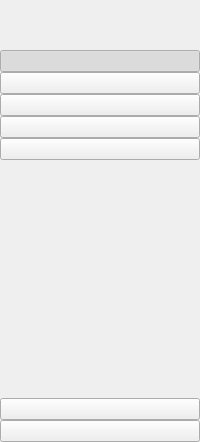
     <widget class="QWidget" name="icon_menu_widget" native="true">
      <layout class="QVBoxLayout" name="verticalLayout_3">
       <property name="spacing">
        <number>0</number>
       </property>
       <property name="leftMargin">
        <number>0</number>
       </property>
       <property name="topMargin">
        <number>0</number>
       </property>
       <property name="rightMargin">
        <number>0</number>
       </property>
       <property name="bottomMargin">
        <number>0</number>
       </property>
       <item>
        <layout class="QHBoxLayout" name="horizontalLayout_3">
         <property name="spacing">
          <number>0</number>
         </property>
         <item>
          <widget class="QLabel" name="logo">
           <property name="minimumSize">
            <size>
             <width>50</width>
             <height>50</height>
            </size>
           </property>
           <property name="maximumSize">
            <size>
             <width>50</width>
             <height>50</height>
            </size>
           </property>
           <property name="text">
            <string/>
           </property>
           <property name="pixmap">
            <pixmap resource="resource.qrc">:/Icons/Icons/toyota-car-logo-6961.png</pixmap>
           </property>
           <property name="scaledContents">
            <bool>true</bool>
           </property>
           <property name="alignment">
            <set>Qt::AlignLeading|Qt::AlignLeft|Qt::AlignTop</set>
           </property>
          </widget>
         </item>
        </layout>
       </item>
       <item>
        <layout class="QVBoxLayout" name="verticalLayout">
         <property name="spacing">
          <number>0</number>
         </property>
         <item>
          <widget class="QPushButton" name="home_btn">
           <property name="styleSheet">
            <string notr="true"/>
           </property>
           <property name="text">
            <string/>
           </property>
           <property name="icon">
            <iconset resource="resource.qrc">
             <normaloff>:/Icons/Icons/home.png</normaloff>:/Icons/Icons/home.png</iconset>
           </property>
           <property name="iconSize">
            <size>
             <width>20</width>
             <height>20</height>
            </size>
           </property>
           <property name="checkable">
            <bool>true</bool>
           </property>
           <property name="checked">
            <bool>true</bool>
           </property>
           <property name="autoExclusive">
            <bool>true</bool>
           </property>
          </widget>
         </item>
         <item>
          <widget class="QPushButton" name="saved_btn">
           <property name="text">
            <string/>
           </property>
           <property name="icon">
            <iconset resource="resource.qrc">
             <normaloff>:/Icons/Icons/following.png</normaloff>:/Icons/Icons/following.png</iconset>
           </property>
           <property name="iconSize">
            <size>
             <width>20</width>
             <height>20</height>
            </size>
           </property>
           <property name="checkable">
            <bool>true</bool>
           </property>
           <property name="autoExclusive">
            <bool>true</bool>
           </property>
          </widget>
         </item>
         <item>
          <widget class="QPushButton" name="profile_btn">
           <property name="text">
            <string/>
           </property>
           <property name="icon">
            <iconset resource="resource.qrc">
             <normaloff>:/Icons/Icons/user.png</normaloff>:/Icons/Icons/user.png</iconset>
           </property>
           <property name="iconSize">
            <size>
             <width>20</width>
             <height>20</height>
            </size>
           </property>
           <property name="checkable">
            <bool>true</bool>
           </property>
           <property name="autoExclusive">
            <bool>true</bool>
           </property>
          </widget>
         </item>
         <item>
          <widget class="QPushButton" name="support_btn">
           <property name="text">
            <string/>
           </property>
           <property name="icon">
            <iconset resource="resource.qrc">
             <normaloff>:/Icons/Icons/iconmonstr-delivery-8.svg</normaloff>:/Icons/Icons/iconmonstr-delivery-8.svg</iconset>
           </property>
           <property name="iconSize">
            <size>
             <width>20</width>
             <height>20</height>
            </size>
           </property>
           <property name="checkable">
            <bool>true</bool>
           </property>
           <property name="autoExclusive">
            <bool>true</bool>
           </property>
          </widget>
         </item>
         <item>
          <widget class="QPushButton" name="about_btn">
           <property name="text">
            <string/>
           </property>
           <property name="icon">
            <iconset resource="resource.qrc">
             <normaloff>:/Icons/Icons/info.png</normaloff>:/Icons/Icons/info.png</iconset>
           </property>
           <property name="iconSize">
            <size>
             <width>20</width>
             <height>20</height>
            </size>
           </property>
           <property name="checkable">
            <bool>true</bool>
           </property>
           <property name="autoExclusive">
            <bool>true</bool>
           </property>
          </widget>
         </item>
        </layout>
       </item>
       <item>
        <spacer name="verticalSpacer">
         <property name="orientation">
          <enum>Qt::Vertical</enum>
         </property>
         <property name="sizeHint" stdset="0">
          <size>
           <width>20</width>
           <height>238</height>
          </size>
         </property>
        </spacer>
       </item>
       <item>
        <widget class="QPushButton" name="settings_btn">
         <property name="text">
          <string/>
         </property>
         <property name="icon">
          <iconset resource="resource.qrc">
           <normaloff>:/Icons/Icons/settings.png</normaloff>:/Icons/Icons/settings.png</iconset>
         </property>
         <property name="iconSize">
          <size>
           <width>20</width>
           <height>20</height>
          </size>
         </property>
         <property name="checkable">
          <bool>true</bool>
         </property>
         <property name="autoExclusive">
          <bool>true</bool>
         </property>
        </widget>
       </item>
       <item>
        <widget class="QPushButton" name="logout_btn">
         <property name="text">
          <string/>
         </property>
         <property name="icon">
          <iconset resource="resource.qrc">
           <normaloff>:/Icons/Icons/power.png</normaloff>:/Icons/Icons/power.png</iconset>
         </property>
         <property name="iconSize">
          <size>
           <width>20</width>
           <height>20</height>
          </size>
         </property>
         <property name="checkable">
          <bool>false</bool>
         </property>
         <property name="autoExclusive">
          <bool>false</bool>
         </property>
        </widget>
       </item>
      </layout>
     </widget>
